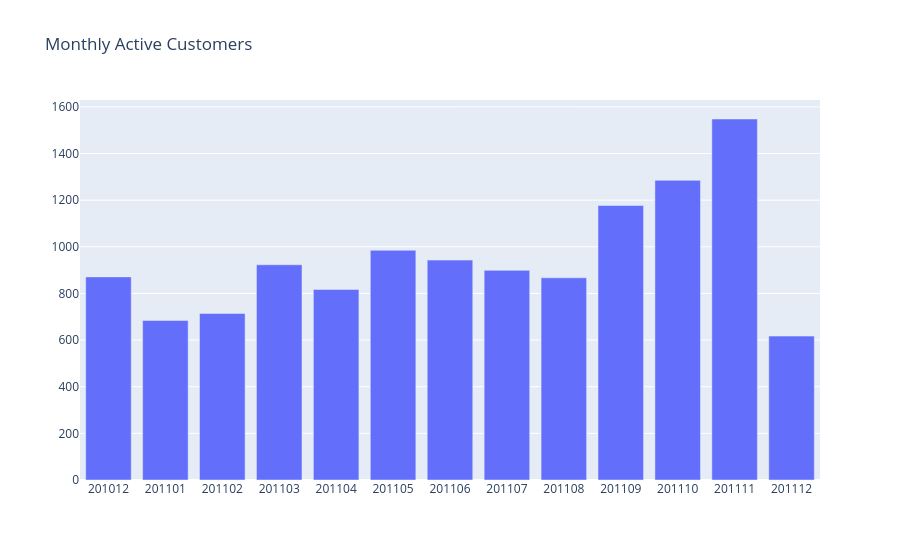

This figure's notebook cell:
### Code cell
plot_data = [
    go.Bar(
        x=df_monthly_active['InvoiceYearMonth'],
        y=df_monthly_active['CustomerID'],
    )
]

plot_layout = go.Layout(
        xaxis={"type": "category"},
        title='Monthly Active Customers'
    )

fig = go.Figure(data=plot_data, layout=plot_layout)
fig.show()

### Figure 1 — Plotly figure (JSON) as saved in the notebook; plotly's stock layout.template omitted (floating-point values rounded to 4 significant figures)
{"data": [{"type": "bar", "x": [201012, 201101, 201102, 201103, 201104, 201105, 201106, 201107, 201108, 201109, 201110, 201111, 201112], "y": [871, 684, 714, 923, 817, 985, 943, 899, 867, 1177, 1285, 1548, 617]}], "layout": {"title": {"text": "Monthly Active Customers"}, "xaxis": {"type": "category"}}}
